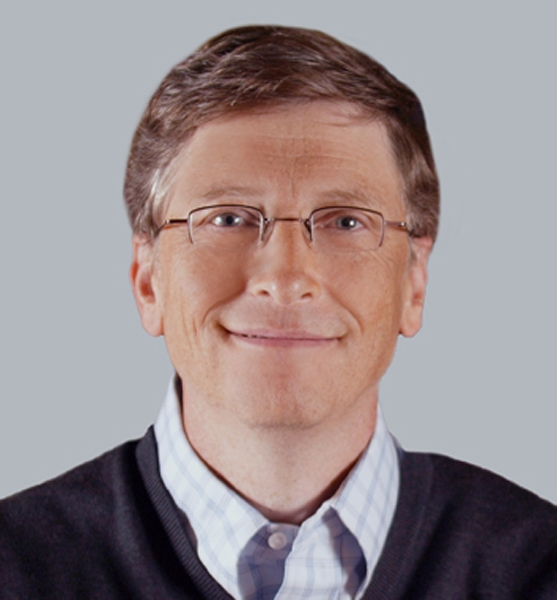
#> input picture eigen/bill.jpg, 557 x 600 px
$ python faces.py bill.jpg
#> lines starting #> are read from the running program, lines starting #| are printed output that depends on the picture
import cv2
import numpy
import requests
import sys

face_cascade = cv2.CascadeClassifier('face.xml')

picture = sys.argv[1] # path

img = cv2.imread(picture)
#> img is the input picture: shape (600, 557, 3); mean B, G, R 140.2, 138.9, 151.6
gray = cv2.cvtColor(img,cv2.COLOR_BGR2GRAY)
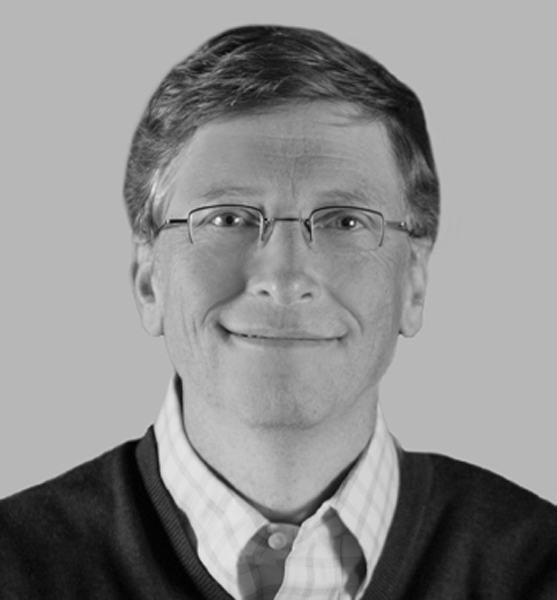
#> gray: shape (600, 557); min 1, max 246, mean 142.7

faces = face_cascade.detectMultiScale(gray, 1.3, 5)
#> faces = ()

#> (the run stopped early here; a loop or call above may not have finished)
